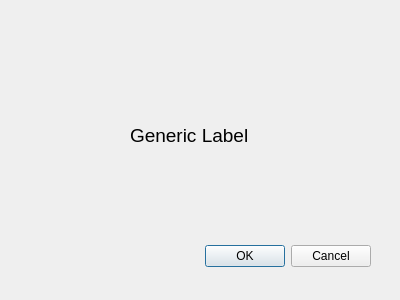
<?xml version="1.0" encoding="UTF-8"?>
<ui version="4.0">
 <class>Dialog</class>
 <widget class="QDialog" name="Dialog">
  <property name="geometry">
   <rect>
    <x>0</x>
    <y>0</y>
    <width>400</width>
    <height>300</height>
   </rect>
  </property>
  <property name="windowTitle">
   <string>Dialog</string>
  </property>
  <widget class="QDialogButtonBox" name="buttonBox">
   <property name="geometry">
    <rect>
     <x>30</x>
     <y>240</y>
     <width>341</width>
     <height>32</height>
    </rect>
   </property>
   <property name="orientation">
    <enum>Qt::Horizontal</enum>
   </property>
   <property name="standardButtons">
    <set>QDialogButtonBox::Cancel|QDialogButtonBox::Ok</set>
   </property>
  </widget>
  <widget class="QLabel" name="errorLabel">
   <property name="geometry">
    <rect>
     <x>130</x>
     <y>110</y>
     <width>141</width>
     <height>51</height>
    </rect>
   </property>
   <property name="font">
    <font>
     <pointsize>14</pointsize>
    </font>
   </property>
   <property name="text">
    <string>Generic Label</string>
   </property>
  </widget>
 </widget>
 <resources/>
 <connections>
  <connection>
   <sender>buttonBox</sender>
   <signal>accepted()</signal>
   <receiver>Dialog</receiver>
   <slot>accept()</slot>
   <hints>
    <hint type="sourcelabel">
     <x>248</x>
     <y>254</y>
    </hint>
    <hint type="destinationlabel">
     <x>157</x>
     <y>274</y>
    </hint>
   </hints>
  </connection>
  <connection>
   <sender>buttonBox</sender>
   <signal>rejected()</signal>
   <receiver>Dialog</receiver>
   <slot>reject()</slot>
   <hints>
    <hint type="sourcelabel">
     <x>316</x>
     <y>260</y>
    </hint>
    <hint type="destinationlabel">
     <x>286</x>
     <y>274</y>
    </hint>
   </hints>
  </connection>
 </connections>
</ui>
